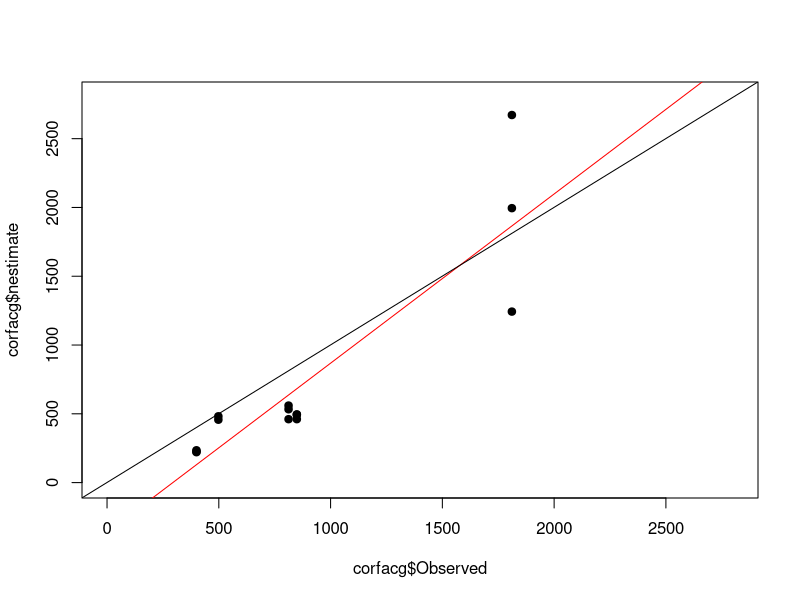
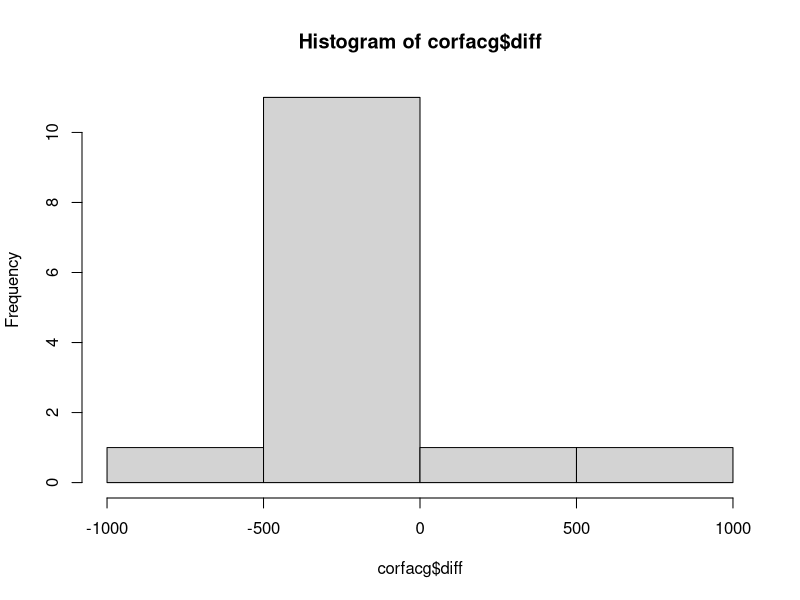
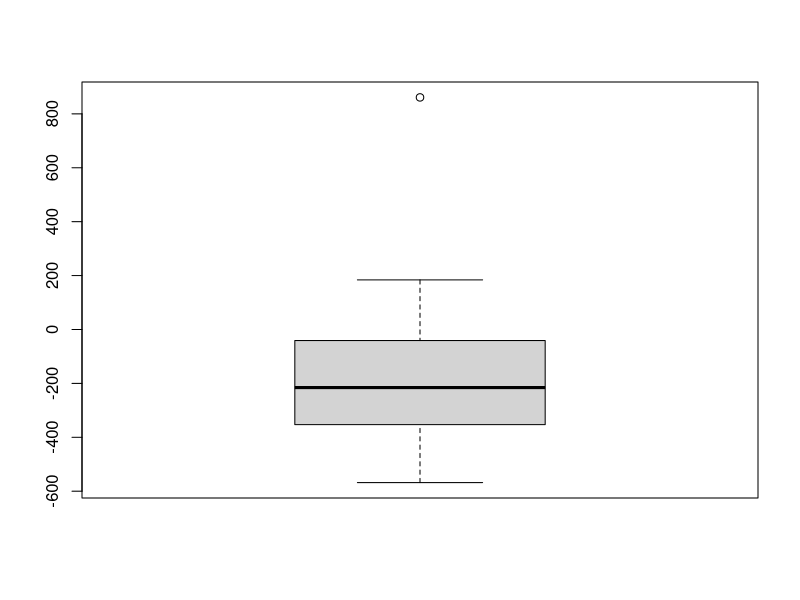
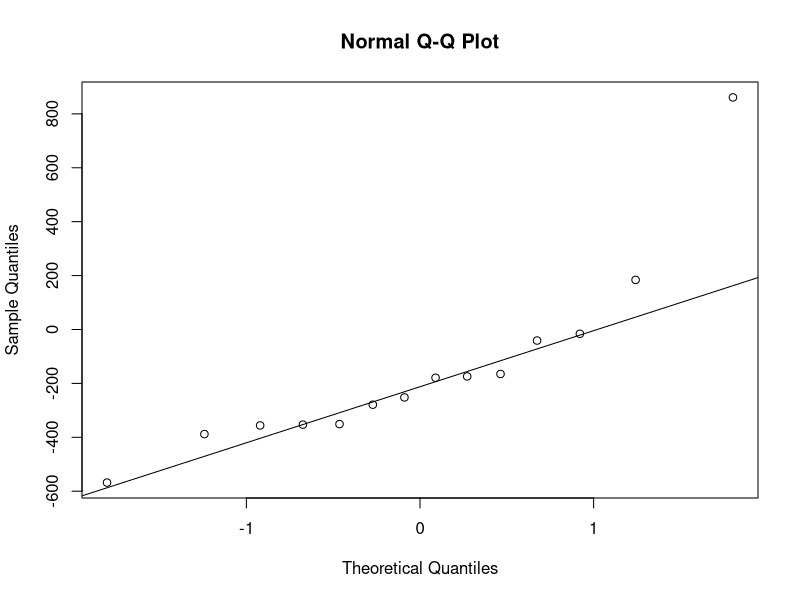
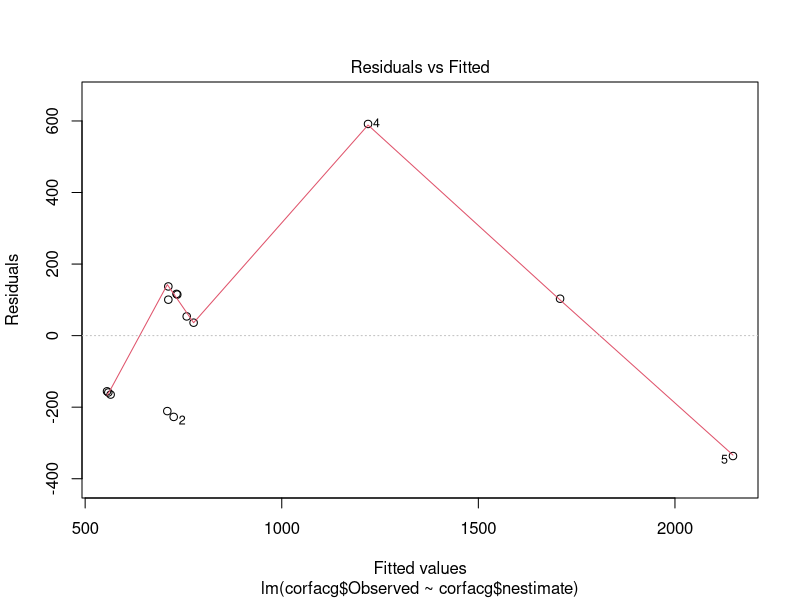
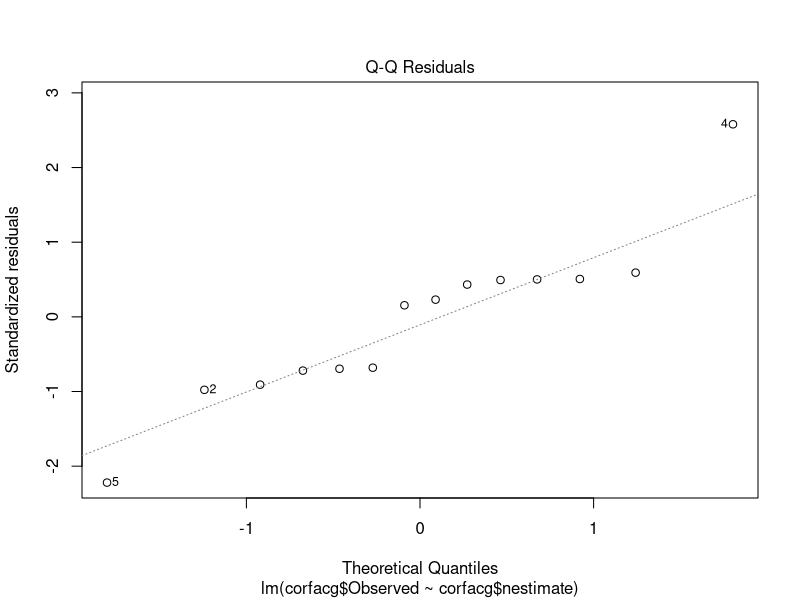
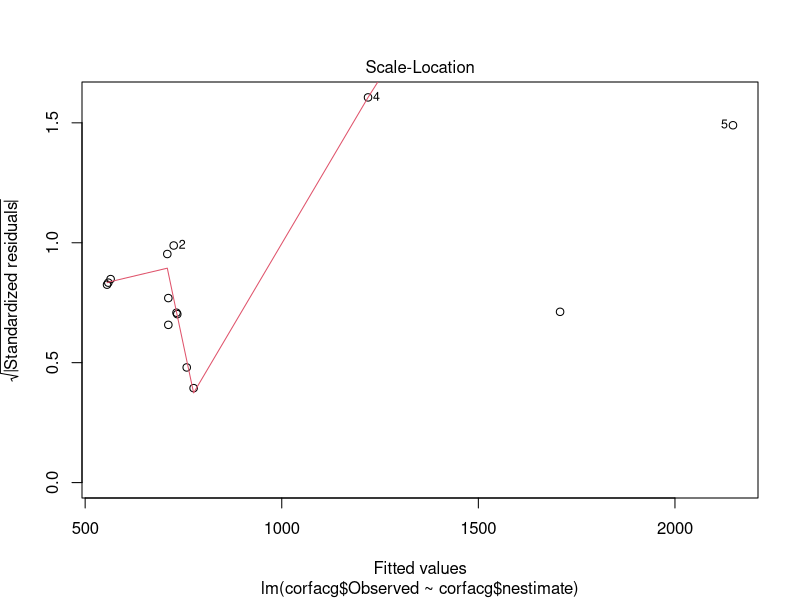
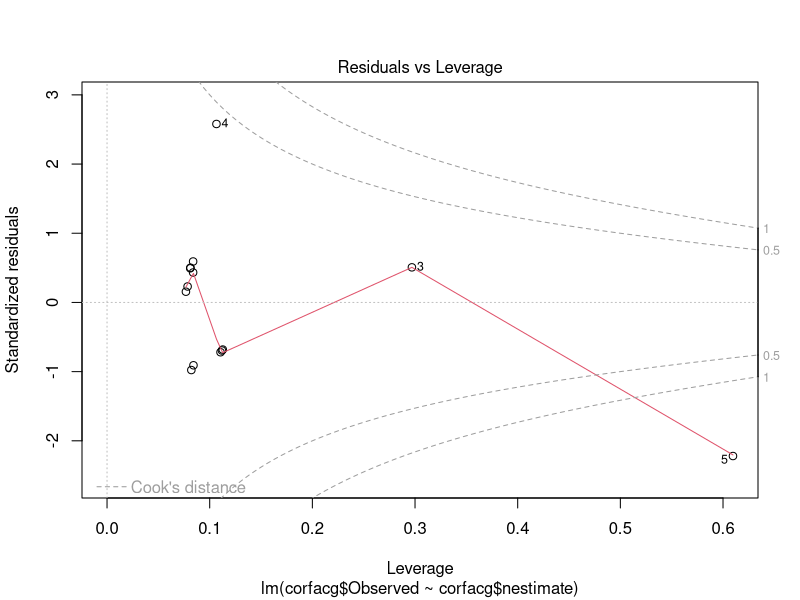

Recreate these plots in R, in order.

gobs<-read.csv("ALLresults_TEMP.csv", stringsAsFactors = FALSE)

corfac<-gobs[gobs$Method3%in%c("ground","groundimage"),]
corfac
corfacg<-corfac[corfac$Method3%in%c("ground"),]
corfacg



plot(corfacg$nestimate~corfacg$Observed, ylim=c(0,2800), xlim=c(0,2800), pch=19)
abline(-361.87, 1.23, col="red")
abline(1,1, col="black")

#https://heuristically.wordpress.com/2011/09/28/paired-sample-t-test-in-r/
corfacg$diff<-corfacg$nestimate - corfacg$Observed
hist(corfacg$diff)
mean(corfacg$nestimate) #752.5
mean(corfacg$Observed) #900.9
#Because n is small, distribution of differences should be about normal, but test this first
boxplot(corfacg$diff)
qqnorm(corfacg$diff)
qqline(corfacg$diff) #one outlier
shapiro.test(corfacg$diff) #p-value = 0.004937, so reject null hypothesis that values are normally distributed
#OK data is not normal, let's try a non parametric test?
#paired
wilcox.test(corfacg$nestimate, corfacg$Observed, mu=0, alt="two.sided", paired=TRUE, conf.int=T, conf.level=0.95, exact=FALSE)
#The 2 sided test p = 0.04455, true location shift is not equal to 0
wilcox.test(corfacg$nestimate, corfacg$Observed, mu=0, alt="less", paired=TRUE, conf.int=T, conf.level=0.95, exact=FALSE)

cflm<-lm(corfacg$Observed~corfacg$nestimate)
plot(cflm)
summary(cflm)


dist<-as.numeric(corfacg$DisttoColony)

plot(corfacg$PctError~dist)
Errorlm<-lm(corfacg$PctError~dist)
plot(Errorlm) #looks like this violates a lot of assumptions
summary(Errorlm)

Errorglm<-glm(corfacg$PctError~dist, family = gaussian)
summary(Errorglm)


cflm2<-lm(corfacg$nestimate~corfacg$Observed + dist)
plot(cflm2)
summary(cflm2)

#Both Poisson and quasipoisson have bad GOF
cfglm<-glm(corfacg$nestimate~corfacg$Observed, family=poisson)
summary(cfglm)
cfglm2<-glm(corfacg$nestimate~corfacg$Observed + dist, family=poisson)
summary(cfglm2)

cfqglm<-glm(corfacg$nestimate~corfacg$Observed, family = quasipoisson)
summary(cfqglm)


## Just the means (total adults) from the data
cfmeans<-read.csv("GroundCompare_Means.csv")
hist(cfmeans$totalg)
hist(cfmeans$totaluas)
boxplot(cfmeans$totalg, cfmeans$totaluas)
cfmeans$diff<-cfmeans$totalg - cfmeans$totaluas
hist(cfmeans$diff)
qqnorm(cfmeans$diff)
qqline(cfmeans$diff)
shapiro.test(cfmeans$diff) #nope, still not normal 

#Compare ground to ground imagery
plot(cfmeans$totalg~cfmeans$totali, pch=19)
abline(109.6, 0.83)
cfmeans$diffg<-cfmeans$totalg - cfmeans$totali
hist(cfmeans$diffg)
qqnorm(cfmeans$diffg)
qqline(cfmeans$diffg)
shapiro.test(cfmeans$diffg) #data not normal because of bluff north outlier
wilcox.test(cfmeans$totalg, cfmeans$totali, mu=0, alt="two.sided", paired=TRUE, conf.int=T, conf.level=0.95, exact=FALSE)


